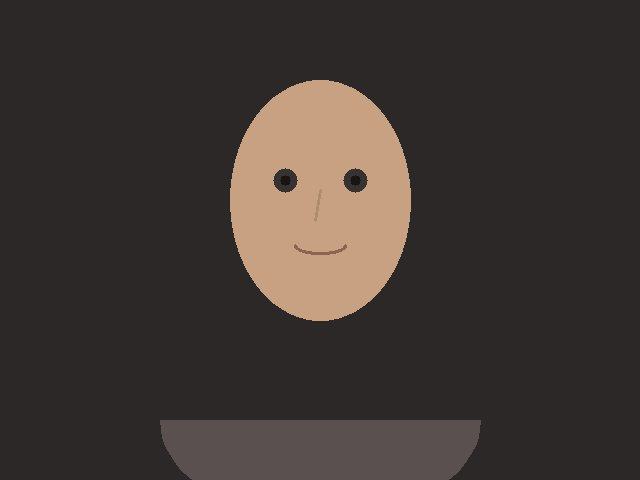
#> input picture realsync-backend/bot/test-frame 2.jpg, 640 x 480 px
$ python make_simple_deepfake.py --photos ../../realsync-backend/bot --output out.avi
#> lines starting #> are read from the running program, lines starting #| are printed output that depends on the picture; after the words box and inside, x2 and y2 are one past the last pixel; in counts of white or black regions, pixels touching at a corner belong together
#!/usr/bin/env python3
"""
Create a simple deepfake video using SBI-style self-blending on your own photos.

This replicates the exact augmentation technique used to TRAIN the EfficientNet-B4
SBI model (see training/finetune_deepfake_head.py:create_self_blend), so the model
is guaranteed to recognize these artifacts.

No extra models or downloads needed — just OpenCV + numpy.

Usage:
    python scripts/make_simple_deepfake.py \
        --photos "/path/to/your/photos/" \
        --output data/generated_deepfakes/deepfake_simple.mp4

    # Single photo mode:
    python scripts/make_simple_deepfake.py \
        --photos "/path/to/selfie.jpg" \
        --output data/generated_deepfakes/deepfake_simple.mp4
"""
import argparse
import glob
import io
import os
import random
import sys

import cv2
import numpy as np
from PIL import Image, ImageFilter


def create_self_blend(image_np_bgr: np.ndarray) -> np.ndarray:
    """
    Apply SBI-style self-blending to create a detectable deepfake frame.

    Mirrors the exact technique from training/finetune_deepfake_head.py:create_self_blend:
    1. Color jitter on a copy of the face
    2. Gaussian blur (deepfake hallmark)
    3. JPEG compression artifacts
    4. Sub-pixel geometric shift
    5. Alpha-blend via elliptical mask with soft edges
    """
    h, w = image_np_bgr.shape[:2]
    img_rgb = cv2.cvtColor(image_np_bgr, cv2.COLOR_BGR2RGB).astype(np.float32)

    # Strong color jitter (range 0.65-1.35, matching training)
    jitter = np.random.uniform(0.65, 1.35, size=(1, 1, 3)).astype(np.float32)
    aug = np.clip(img_rgb * jitter, 0, 255).astype(np.uint8)

    # Gaussian blur (radius 2-5, matching training)
    aug_pil = Image.fromarray(aug)
    radius = random.choice([2, 3, 4, 5])
    aug_pil = aug_pil.filter(ImageFilter.GaussianBlur(radius=radius))

    # JPEG compression artifacts (quality 15-40, matching training)
    buf = io.BytesIO()
    quality = random.randint(15, 40)
    aug_pil.save(buf, format="JPEG", quality=quality)
    buf.seek(0)
    aug_pil = Image.open(buf).copy()

    aug = np.array(aug_pil).astype(np.float32)

    # Sub-pixel geometric shift (matching training)
    shift_x = random.randint(-3, 3)
    shift_y = random.randint(-3, 3)
    aug = np.roll(aug, shift_x, axis=1)
    aug = np.roll(aug, shift_y, axis=0)

    # Elliptical blend mask (matching training)
    mask = np.zeros((h, w), dtype=np.float32)
    cx = w // 2 + random.randint(-w // 8, w // 8)
    cy = h // 2 + random.randint(-h // 8, h // 8)
    rx = random.randint(w // 4, w // 3)
    ry = random.randint(h // 4, h // 3)
    y, x = np.ogrid[:h, :w]
    ellipse = ((x - cx) ** 2 / max(rx ** 2, 1)) + ((y - cy) ** 2 / max(ry ** 2, 1))
    mask[ellipse <= 1.0] = 1.0

    # Gaussian-smooth mask edges (matching training)
    mask_pil = Image.fromarray((mask * 255).astype(np.uint8))
    mask_pil = mask_pil.filter(ImageFilter.GaussianBlur(radius=max(w // 30, 2)))
    mask = np.array(mask_pil).astype(np.float32) / 255.0

    # Blend
    mask_3d = mask[:, :, np.newaxis]
    blended = img_rgb * (1 - mask_3d) + aug * mask_3d
    blended = np.clip(blended, 0, 255).astype(np.uint8)

    return cv2.cvtColor(blended, cv2.COLOR_RGB2BGR)


def load_photos(path: str) -> list:
    """Load photos from a directory or a single file."""
    if os.path.isfile(path):
        img = cv2.imread(path)
        if img is None:
            print(f"Error: Could not read image: {path}")
            sys.exit(1)
        return [img]

    if os.path.isdir(path):
        patterns = ["*.jpg", "*.jpeg", "*.png", "*.JPG", "*.JPEG", "*.PNG"]
        files = []
        for p in patterns:
            files.extend(glob.glob(os.path.join(path, p)))
        files = sorted(set(files))

        if not files:
            print(f"Error: No image files found in {path}")
            sys.exit(1)

        imgs = []
        for f in files:
            img = cv2.imread(f)
            if img is not None:
                imgs.append(img)
                print(f"  Loaded: {os.path.basename(f)} ({img.shape[1]}x{img.shape[0]})")
        return imgs

    print(f"Error: Path not found: {path}")
    sys.exit(1)


def main():
    parser = argparse.ArgumentParser(description="Create SBI-style deepfake video from your photos")
    parser.add_argument("--photos", required=True, help="Path to photo(s) — directory or single file")
    parser.add_argument("--output", required=True, help="Output video path")
    parser.add_argument("--fps", type=int, default=15, help="Output FPS (default: 15)")
    parser.add_argument("--duration", type=float, default=10.0, help="Video duration in seconds (default: 10)")
    parser.add_argument("--size", type=int, default=640, help="Output width in pixels (default: 640)")
    args = parser.parse_args()

    print("[deepfake-gen] Loading photos...")
    photos = load_photos(args.photos)
#> in load_photos, img is the input picture: shape (480, 640, 3); mean B, G, R 51.2, 55.4, 63.6
#|   Loaded: test-frame 2.jpg (640x480)
#> photos = 2 items
    print(f"[deepfake-gen] Loaded {len(photos)} photo(s)")
#| [deepfake-gen] Loaded 2 photo(s)

    # Resize all to same dimensions
    target_w = args.size
    resized = []
    for img in photos:
        h, w = img.shape[:2]
        scale = target_w / w
        new_h = int(h * scale)
        resized.append(cv2.resize(img, (target_w, new_h)))
#> this loop made 2 passes
#> (h, w, scale, new_h) on passes 1 to 2: (480, 640, 1, 480), (480, 640, 1, 480)
#> after the loop, resized = 2 items

    # Use the first photo's height as reference
    target_h = resized[0].shape[0]
#> target_h = 480
    resized = [cv2.resize(img, (target_w, target_h)) for img in resized]

    total_frames = int(args.fps * args.duration)
    os.makedirs(os.path.dirname(os.path.abspath(args.output)), exist_ok=True)

    fourcc = cv2.VideoWriter_fourcc(*"mp4v")
#> fourcc = 1983148141
    writer = cv2.VideoWriter(args.output, fourcc, args.fps, (target_w, target_h))

    # Also create a "real" (unmodified) version for comparison
    real_output = args.output.replace(".mp4", "_real.mp4")
    writer_real = cv2.VideoWriter(real_output, fourcc, args.fps, (target_w, target_h))

    print(f"[deepfake-gen] Generating {total_frames} frames ({args.duration}s @ {args.fps}fps)...")

    for i in range(total_frames):
        # Cycle through photos, with smooth blending transitions
        photo_idx = i % len(resized)
#> photo_idx = 0
        base_frame = resized[photo_idx].copy()

        # Write unmodified frame to "real" video
        writer_real.write(base_frame)

        # Apply SBI self-blending to create the "fake" frame
        fake_frame = create_self_blend(base_frame)
#> in create_self_blend, `aug = np.clip(img_rgb * jitter, 0, 255).astype(np.uint8)`:
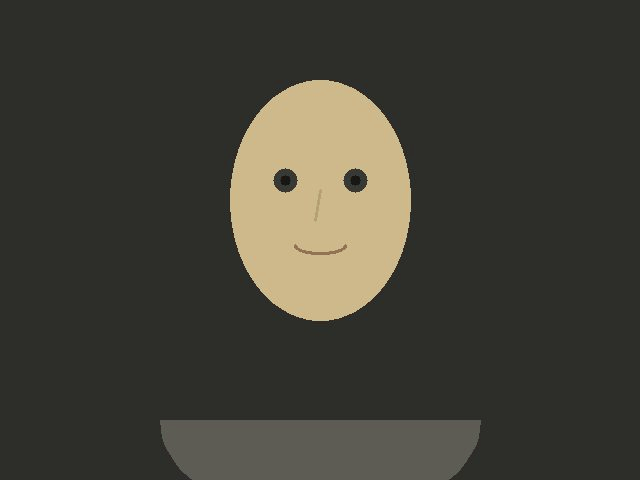
#> aug: shape (480, 640, 3); mean R, G, B 65.3, 63.7, 54.1
#> in create_self_blend, `aug_pil = aug_pil.filter(ImageFilter.GaussianBlur(radius=radius))`:
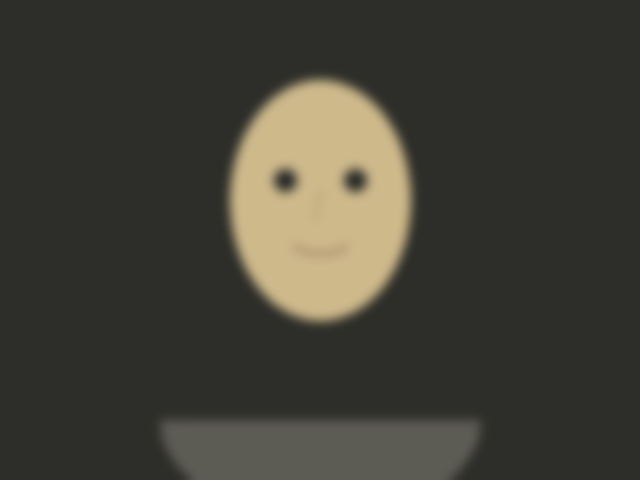
#> aug_pil: PIL image 640x480 RGB; mean R, G, B 65.3, 63.7, 54.1
#> in create_self_blend, `mask_pil = Image.fromarray((mask * 255).astype(np.uint8))`:
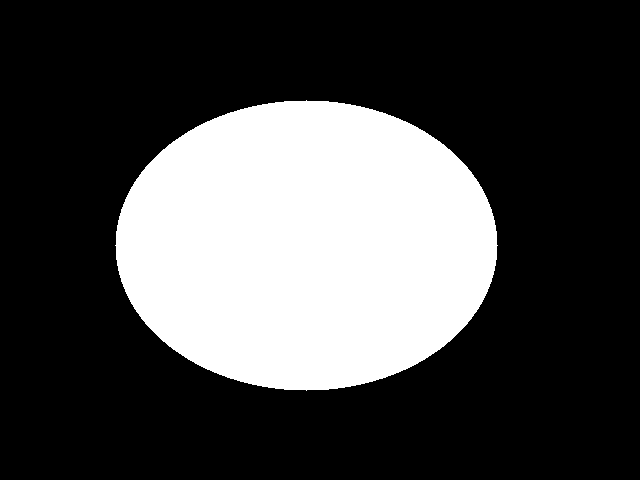
#> mask_pil: PIL image 640x480 L; 28.3% white; 1 white region, box (x1, y1, x2, y2) and area: (115, 100, 498, 391) 86977
#> in create_self_blend, `mask_pil = mask_pil.filter(ImageFilter.GaussianBlur(radius=max(w // 30..`:
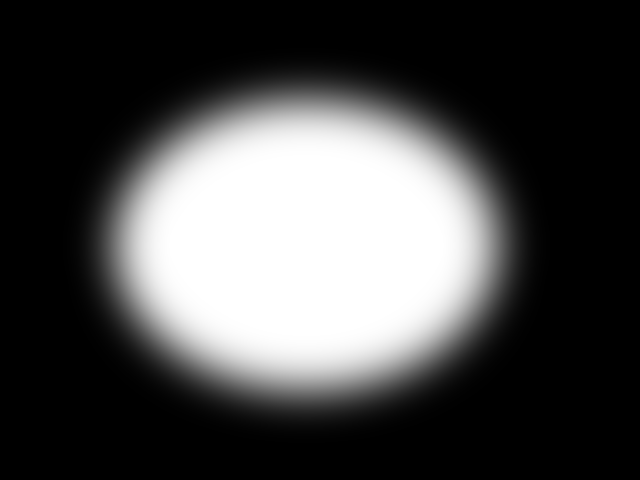
#> mask_pil: PIL image 640x480 L; min 0, max 255, mean 72.2
        writer.write(fake_frame)

        if (i + 1) % 30 == 0 or i == total_frames - 1:
            print(f"  Frame {i + 1}/{total_frames}")

    writer.release()
    writer_real.release()

    print(f"\n[deepfake-gen] Done!")
    print(f"  Deepfake video: {args.output}")
    print(f"  Real video:     {real_output}")
    print(f"  Frames: {total_frames}, Size: {target_w}x{target_h}")
#|   Frames: 150, Size: 640x480
    print(f"\nNext steps:")
    print(f"  Test frames against the CLIP deepfake detector via /api/analyze/frame")


if __name__ == "__main__":
    main()
